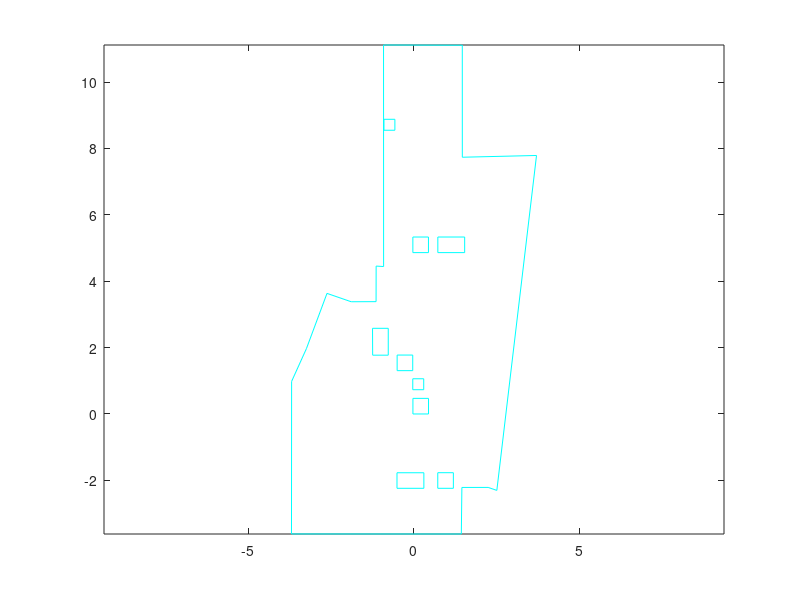

Reproduce this figure in MATLAB. (Note: this script raises an error after producing the figure.)
%%%%%%%%%%%%%%%%%%%%%%%%%%%%%%%%%%%%%%%%%%%%%%%%%%%%%%%%%%%
% COMS W4733 Computational Aspects of Robotics 2015
%
% Homework 4
%
% Team number: 24
% Team leader: Chia-Jung Lin (cl3295)
% Team members: Cheng Zhang (cz2398), Ming-Ching Chu (mc4107)
% 
%%%%%%%%%%%%%%%%%%%%%%%%%%%%%%%%%%%%%%%%%%%%%%%%%%%%%%%%%%%

% main function
function hw4_part1()
    global coordinates
    global dimension
    global n_total_vertices
    global start_point
    global goal_point
    global E_obstacles
    global figHandle
    global wall
    global xG
    global yG
    global dimG
    
    global vertex_list_x
    global vertex_list_y
    
    E_obstacles = [];
    n_total_vertices = 0;
    fileID = fopen('hw4_world_and_obstacles_convex.txt','r');
    formatSpec = '%f';
    coor_list = fscanf(fileID,formatSpec);
    N = coor_list(1)-1;
    idx = 2;
    dimension = zeros(1, N);
    coordinates = zeros(20, 2*N);
    
    % plot
    figHandle = figure;
    
    % store wall vertices somewhere else
    wall = [];
    m = coor_list(idx);
    idx = idx + 1;
    for i = 1:m
        wall = [wall; [coor_list(idx), coor_list(idx+1)]];
        idx = idx + 2;
    end
    
    for n = 1:N
        m = coor_list(idx);
        dimension(n) = m;
        for i = 1:m
            idx = idx + 1;
            coordinates(i, 1 + (n-1)*2) = coor_list(idx);
            
            idx = idx + 1;
            coordinates(i, 2 * n) = coor_list(idx);
            
            n_total_vertices = n_total_vertices + 1;
        end
        plot(coordinates(1:m, 1 + (n-1)*2), coordinates(1:m, 2 * n), 'c');
        hold on;
        plot([coordinates(1, 1 + (n-1)*2), coordinates(m, 1 + (n-1)*2)],...
            [coordinates(1, 2 * n), coordinates(m, 2 * n)], 'c');
        hold on;
        idx = idx + 1;
    end
    
    % wall
    x = wall(:, 1);
    y = wall(:, 2);
    plot(x,y,'c');
    hold on;
    plot([wall(end, 1), wall(1, 1)], [wall(end, 2), wall(1, 2)], 'c');
    hold on;
%     axis([-6 6 -4 12]);
    axis equal;

 
    figure(figHandle);
    
    %%%%%%%%%%%%%%%%%%%%%%
    % Grow Obstacles
    %%%%%%%%%%%%%%%%%%%%%%
    M = N;
    obs_dim = dimension(1:end);
    obs = coordinates(1:end,1:end);
    robot = [0,0;-0.35,0;-0.35,-0.35;0,-0.35];
    [Gobs,Gdim] = Obj_grow(obs,M,obs_dim,robot);
    for i = 1:M
        x = Gobs(1:Gdim(i),2*i-1);
        y = Gobs(1:Gdim(i),2*i);
        [xG{i}, yG{i}, dimG(i)] = convex_hull(x, y);
%         k{i} = convhull(x,y);
%         coor_x{i} = x(k{i});
%         coor_y{i} = y(k{i});
%         [xG{i},yG{i},dimG(i)] = removeP(coor_x{i},coor_y{i});
        xG{i} = xG{i} - 0.35/2;
        yG{i} = yG{i} - 0.35/2;
        plot(xG{i},yG{i},'k')
        hold on;
        plot([xG{i}(end), xG{i}(1)], [yG{i}(end), yG{i}(1)], 'k');
        hold on;        
    end
    axis([-6 6 -4 12]);
    axis equal;
     

    % add in start and goal
    fileID = fopen('hw4_start_goal.txt','r');
    formatSpec = '%f';
    start_end = fscanf(fileID,formatSpec);
    start_point = [start_end(1), start_end(2)];
    goal_point = [start_end(3), start_end(4)];
    plot(start_point(1), start_point(2),'*', 'MarkerEdgeColor','r', 'MarkerSize', 4);
    text(start_point(1), start_point(2),'start');
    hold on;
    plot(goal_point(1), goal_point(2), '*', 'MarkerEdgeColor','b', 'MarkerSize', 4);
    text(goal_point(1), goal_point(2),'goal');
    axis equal;
    camroll(90)
    
    % compute visibility graph
    [grown_vertex_n, V_graph] = build_vgraph();
    
    % shortest path
    path = dijkstra(V_graph, [grown_vertex_n + 1, grown_vertex_n + 2]);
    
    x = [];
    y = [];
    
    for p = 2:length(path)
        i = path(p-1);
        j = path(p);
        plot([vertex_list_x(i), vertex_list_x(j)],...
             [vertex_list_y(i), vertex_list_y(j)],'r');
        plot (vertex_list_x(j), vertex_list_y(j), 'r.');
        x = [x, vertex_list_x(j) - start_point(1)];
        y = [y, vertex_list_y(j) - start_point(2)];
    end
    x
    y
end

% N is the number of obstacle,obs_dim is array contains the dimension of
% each obstacle; obs and rob are vertices matrix
function [Gobs,Gdim] = Obj_grow(obs,N,obs_dim,rob)
% The vertice with coordinate (0,0) is the reference point
    rob_dim = length(rob);
    Gdim = obs_dim;
    Gobs = obs;
    rob = -rob;         % Flip
    for i = 1:N
        row = obs_dim(i)+1;
        for j = 1:obs_dim(i)
            for k = 2:rob_dim
                Gobs(row,2*i-1) = Gobs(j,2*i-1) + rob(k,1);
                Gobs(row,2*i) = Gobs(j,2*i) + rob(k,2);
                row = row+1;
                Gdim(i) = Gdim(i)+1;
            end
        end
    end
end

function [Rx,Ry,j] = removeP(x,y)
    dim = length(x);
    j = 1;
    vec_SS = [x(2)-x(1),y(2)-y(1)];
    vec_S = vec_SS;
    S = 1;
    for i = 2:dim
        vec = [x(i)-x(S),y(i)-y(S)];
        cosin = dot(vec,vec_S)/(norm(vec)*norm(vec_S));
        if(cosin == 1)
            continue;
        else
            Rx(j) = x(i-1);
            Ry(j) = y(i-1);
            j = j+1;
            S = i-1;
            vec_S = [x(i)-x(S),y(i)-y(S)];
        end
    end
    cosin = dot(vec_S,vec_SS)/(norm(vec_S)*norm(vec_SS));
    if cosin ~= 1
        Rx(j) = x(1);Ry(j) = y(1);
        j = j+1;
    end
    j = j-1;    
end

function [grown_vertex_n, V_graph] = build_vgraph()
    global dimension
    global vertex_list_x
    global vertex_list_y
    global start_point
    global goal_point
    global E_obstacles
    global figHandle
    global wall
    global xG
    global yG
    
    % pre-computations
     
    N = length(dimension);
    banned_list = [];
    vertex_list_x = [];
    vertex_list_y = [];
    
    idx = 0;
    for i = 1:N
        cx = xG{i};
        cy = yG{i};
        d = length(cx);

        vertex_list_x = [vertex_list_x, cx];
        vertex_list_y = [vertex_list_y, cy];
        
        for j = 1 : d - 1
            for k = j+1 : d
                E_obstacles = [E_obstacles; [idx + j, idx + k]];
            end
        end
        
        % check if grown vertex is inside the polygon of other obstacles
        for v = 1:d
            x = cx(v);
            y = cy(v);
            for ii = 1:N
                if ii == i
                    continue;
                end
                if inpolygon(x,y,xG{ii},yG{ii}) % vertex (idx+v) is not accessable
                    banned_list = [banned_list idx + v];
%                     plot (x, y, 'r*');
%                     hold on;
                end
            end
            
            % check if grown vertex is still inside walls (check diameter)
            if ~inpolygon(x - 0.35/2, y - 0.35/2, wall(:, 1)', wall(:, 2)') ||...
               ~inpolygon(x + 0.35/2, y + 0.35/2, wall(:, 1)', wall(:, 2)')
                banned_list = [banned_list idx + v];
%                 plot (x, y, 'r*');
%                 hold on;
            end
%             text(vertex_list_x(idx + v), vertex_list_y(idx + v), num2str(idx + v));
        end
        
        idx = idx + d;
        
    end
    
    % number of vertices that belong to obstacles
    grown_vertex_n = idx;
    
    % put start and goal points right behind obstacle points
    vertex_list_x = [vertex_list_x, start_point(1), goal_point(1)];
    vertex_list_y = [vertex_list_y, start_point(2), goal_point(2)];
    idx = idx + 2;
    
    % last, put in wall vertices
    d = size(wall, 1);
    idx = idx + 1;
    for i = 1:d
        vertex_list_x = [vertex_list_x, wall(i, 1)];
        vertex_list_y = [vertex_list_y, wall(i, 2)];
        if i > 1
            E_obstacles = [E_obstacles; [idx, idx - 1]];
        end
        idx = idx + 1;       
    end
    E_obstacles = [E_obstacles; [idx - 1, idx - d]];
    
    
    % initialize v graph
    V_graph = zeros(grown_vertex_n + 2, grown_vertex_n + 2);
    
    % if edge(i, j) doesn't intersect with obstacles, add edge(i, j) to
    % v_graph
    figure(figHandle);
    for i = 1 : grown_vertex_n + 2
       if any(i==banned_list)
           continue;
       end
       for j = i + 1 : grown_vertex_n + 2
           if any(j==banned_list)
            continue;
           end
           add = true;
           for k = 1:size(E_obstacles, 1)
               point1 = [vertex_list_x(E_obstacles(k, 1)), vertex_list_y(E_obstacles(k, 1))];
               point2 = [vertex_list_x(E_obstacles(k, 2)), vertex_list_y(E_obstacles(k, 2))];
               % has intersection
               if isIntersect([point1; point2], ...
                       [vertex_list_x(i), vertex_list_y(i);...
                        vertex_list_x(j), vertex_list_y(j)]) == true
                  add = false;
                  break;
               end              
           end
           if add
               V_graph(i, j) = norm([vertex_list_x(i)-vertex_list_x(j), ...
                                    vertex_list_y(i)-vertex_list_y(j)]);
               V_graph(j, i) = V_graph(i, j);
               plot([vertex_list_x(i), vertex_list_x(j)],...
                   [vertex_list_y(i), vertex_list_y(j)],...
                   'b');
               hold on;
           end
           
       end
    end
    
end
